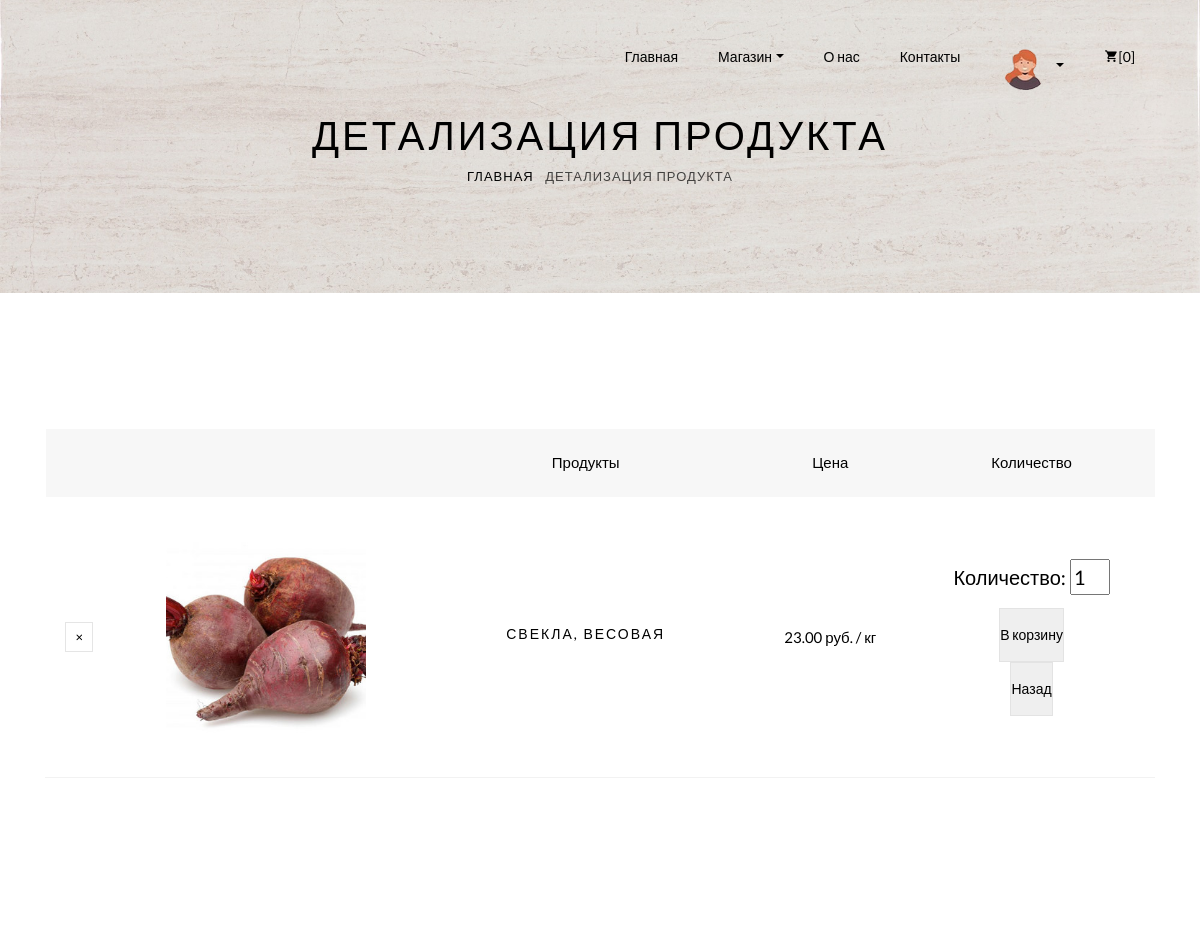
/shop/detail/1/ (signed in, upper part), run on an earlier commit of the app's database.
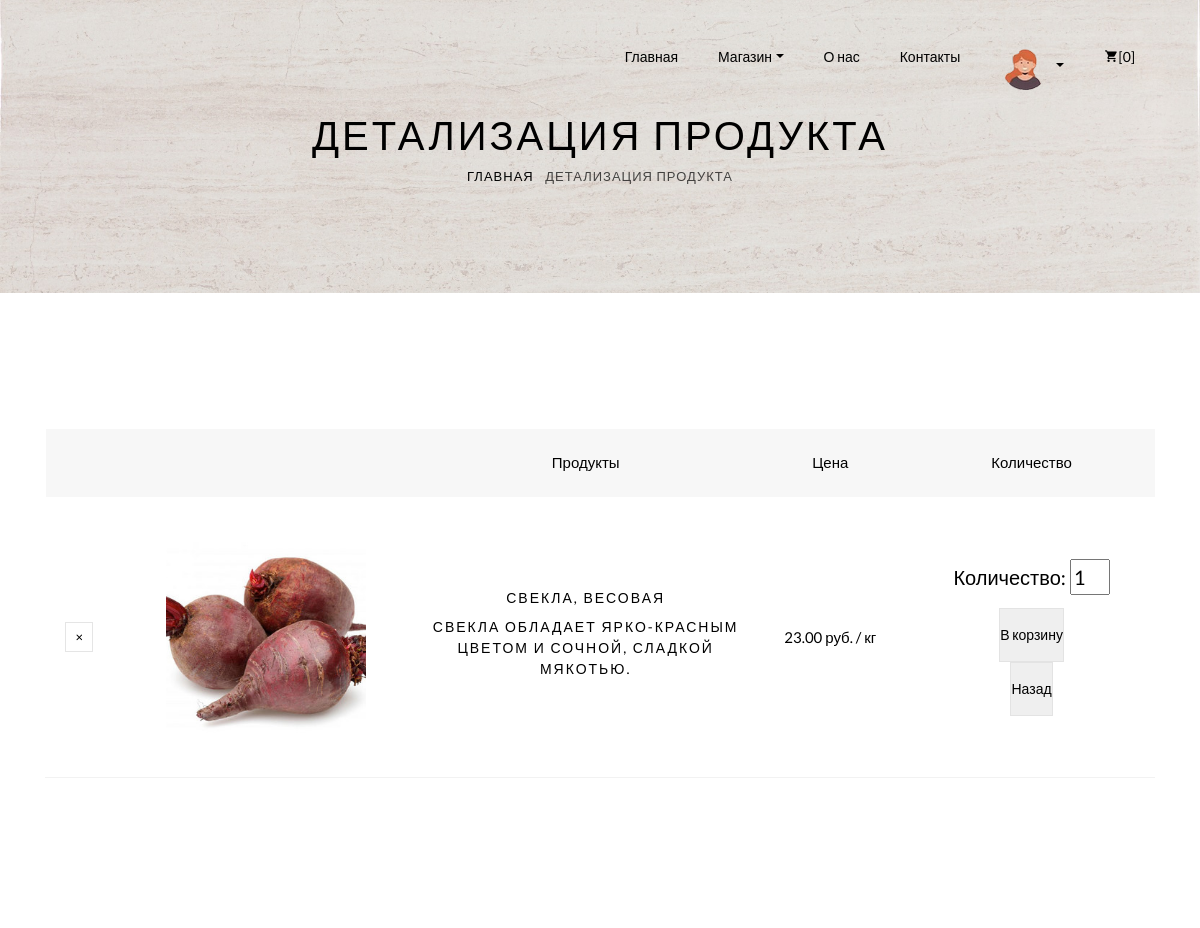
And on a later commit of the database.
### shop/models.py (models this page shows, shortened)
class Product(models.Model):
    name = models.CharField(max_length=255, verbose_name='product_name')
    code = models.CharField(max_length=255,
                            verbose_name='product_code')  # по этому полю различаем продукт (код продукта)
    price = models.DecimalField(max_digits=20, decimal_places=2)
    unit = models.CharField(max_length=255, blank=True, null=True)  # единица измерения
    image_url = models.ImageField(upload_to='img_product')  # путь на изображение продукта
    note = models.TextField(blank=True, null=True)  # комментарий к продукту
    class Meta:  # все элементы отображаются по дате создания
        ordering = ['pk']

### shop/views.py (the view)
# urls.py: path('detail/<int:pk>/', views.ProductsDetailView.as_view(), name='detail'),
class ProductsDetailView(DetailView):
     model = Product
     template_name = 'shop/shop-details.html'

### templates/shop/shop-details.html (shortened to what this page needs)
{% extends 'base-page.html' %}
{% load static %}
{% block container  %}
<div class="hero-wrap hero-bread" style="background-image: url('{% static 'img/bg-66.jpg' %}');">
    <div class="container">
        <div class="row no-gutters slider-text align-items-center justify-content-center">
            <div class="col-md-9 ftco-animate text-center">
                <h1 class="mb-0 bread">Детализация продукта</h1>
                <p class="breadcrumbs"><span class="mr-2"><a href="{% url 'index' %}">Главная</a></span>
                    <span>Детализация продукта</span></p>
            </div>
        </div>
    </div>
</div>
<section class="ftco-section ftco-cart">
    <div class="container">
        <div class="row">
            <div class="col-md-12 ftco-animate">
                <div class="cart-list">
                    <table class="table">
                        <thead class="thead-primary">
                        <tr class="text-center">
                            <th>&nbsp;</th>
                            <th>&nbsp;</th>
                            <th>Продукты</th>
                            <th>Цена</th>
                            <th>Количество</th>
                        </tr>
                        </thead>
                        <tbody>
                        <tr class="text-center">
                            <td class="product-remove"><a href="#"><span class="ion-ios-close"></span></a></td>
                            <td class="image-prod">
                                <div class="img" style="background-image:url('{{ product.image_url.url }}');"></div>
                            </td>
                            <td class="product-name">
                                <h3>{{ product.name }}</h3>
                                <h3>{{ product.note }}</h3>
                            </td>
                            <td class="price">{{ product.price }} руб. / {{ product.unit }}</td>
                            <td>
                                <form method="post" action="{% url 'add_item_to_cart' product.pk %}">
                                    <div class="categories__post__item__text">
                                        <h5><label class="form-label" for="id_quantity">Количество:</label>
                                            <input type="number" name="quantity" value="1" min="1" required
                                                   id="id_quantity" style="width: 2em">
                                        </h5>
                                    </div>
                                    <button type="submit" class="site-btn">В корзину</button>
                                </form>
                                <form action="{% url 'shop' %}">
                                    <button type="submit" class="site-btn">Назад</button>
                                </form>
                            </td>
                        </tr>
                        </tbody>
                    </table>
                </div>
            </div>
        </div>
    </div>
</section>
{% endblock container  %}

What changed in the data, as far as the page shows it:
changed Product "кг": note (not shown) → "СВЕКЛА ОБЛАДАЕТ ЯРКО-КРАСНЫМ ЦВЕТОМ И СОЧНОЙ, СЛАДКОЙ МЯКОТЬЮ."
